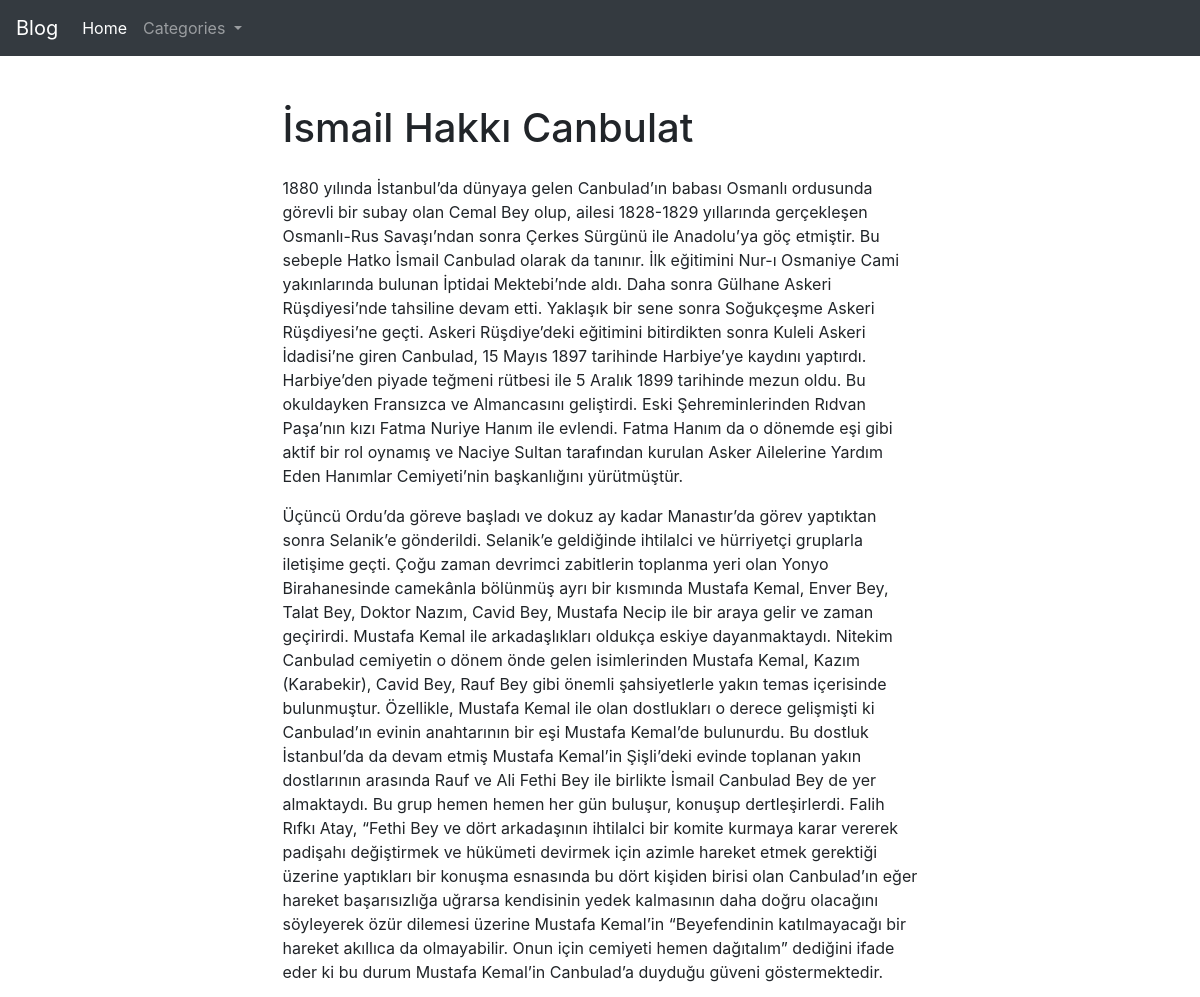
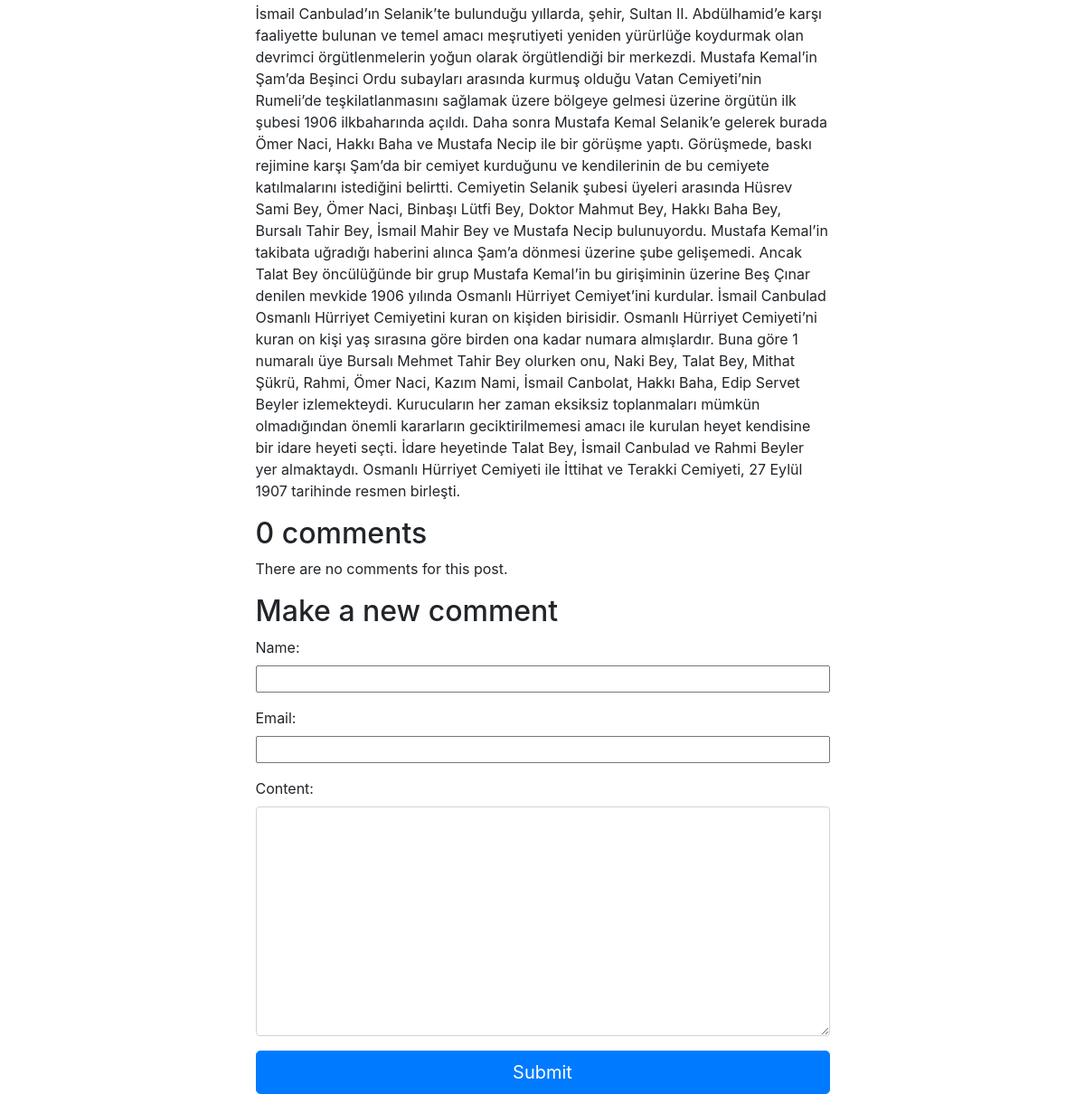
/ismail-hakki-canbulat/, run on the app's committed database (2 pictures, top to bottom).
### blog/models.py (models this page shows, shortened)
class Post (models.Model):
      class NewManager(models.Manager):
            def get_queryset(self):
                  return super().get_queryset() .filter(status='published')
      options = (
      ('draft', 'Draft'),
      ('published', 'Published'),
      )
      title  = models.CharField(max_length=250) # title of every posts
      category = models.ForeignKey(Category,on_delete = models.PROTECT, default = 1)
      excerpt = models.TextField(null = True)   # excerpts
      image = models.ImageField(upload_to=user_directory_path, default='posts/default.jpg ') #identify image model
      slug = models.SlugField(max_length=250,unique_for_date= 'publish')
      publish = models.DateTimeField(default=timezone.now)  # draft and publish model to manage posts visibility
      author = models.ForeignKey(User, on_delete=models.CASCADE,related_name= 'blog_posts')
      content = models.TextField()
      status = models.CharField(max_length=10,choices=options,default='draft') # statu özellikleri yukarda belirtildi
      objects = models.Manager()
      newmanager = NewManager()
      class Meta:
            ordering = ('-publish',)

### blog/views.py (the view)
# urls.py: path('<slug:post>/', views.post_single, name='post_single'),
def post_single(request, post):
    post = get_object_or_404(Post, slug=post, status='published')
    comments = post.comments.filter(status=True)
    user_comment = None
    if request.method == 'POST':
        comment_form = NewCommentForm(request.POST)
        if comment_form.is_valid():
            user_comment = comment_form.save(commit=False)
            user_comment.post = post
            user_comment.save()
            return HttpResponseRedirect('/' + post.slug)
    else:
        comment_form = NewCommentForm()
    return render(request, 'single.html',
                  {'post': post, 'comments': user_comment, 'comments': comments, 'comment_form': comment_form})

### blog/forms.py
class NewCommentForm(forms.ModelForm):
    class Meta:
        model = Comment
        fields = ('name', 'email','content')
        widgets = {
            "name": forms.TextInput(attrs={"class": "col-sm-12"}),
            "email": forms.TextInput(attrs={"class": "col-sm-12"}),
            "content":forms.Textarea(attrs={"class": "form-control"}),
        }

### blog/views.py (called while the page is built)
def category_list(request):
    category_list = Category.objects.exclude(name='default')
    context = {
        "category_list": category_list,
    }
    return context

### blog/templates/single.html (shortened to what this page needs)
{% extends "base.html" %}
{% block content %}
      <div class="container">
        <div class="row justify-content-md-center pt-5">
          <div class="col-7"><h1>{{post.title}}</h1></div>
          <div class="col-7"><p>{{post.content|safe}}</p></div>
          <div class="col-md-7">
              {% with comments.count as total_comments %}
              <h2>
              {{ total_comments }} comment{{ total_comments|pluralize }}
              </h2>
              {% endwith %}
              {% for comment in comments %}
                Comment {{ forloop.counter }} by {{ comment.name }}
                on {{ comment.publish }}
                {{ comment.content|linebreaks }}
              {% empty %}
                <p>There are no comments for this post.</p>
              {% endfor %}
                <h2>Make a new comment</h2>
              <form id="myForm" method="post">
              {{ comment_form.as_p }}
              <button type="submit" class="btn btn-primary btn-lg btn-block">Submit</button>
              </form>
          </div>
        </div>
      </div>
{% endblock %}

### data on the page
Post: title "İsmail Hakkı Canbulat", content "1880 yılında İstanbul’da dünyaya gelen Canbulad’ın babası Osmanlı ordusunda görevli bir subay olan Cemal Bey olup, ailesi 1828-1829 yıllarında gerçekleşen Osmanlı-Rus Savaşı’ndan sonra Çerkes Sürgünü ile Anadolu’ya göç etmiştir. Bu sebeple Hatko İsmail Canbulad olarak da tanınır. İlk eğitimini Nur-ı Osmaniye Cami yakınlarında bulunan İptidai Mektebi’nde aldı. Daha sonra Gülhane Askeri Rüşdiyesi’nde tahsiline devam etti. Yaklaşık bir sene sonra Soğukçeşme Askeri Rüşdiyesi’ne geçti. Askeri Rüşdiye’deki eğitimini bitirdikten sonra Kuleli Askeri İdadisi’ne giren Canbulad, 15 Mayıs 1897 tarihinde Harbiye’ye kaydını yaptırdı. Harbiye’den piyade teğmeni rütbesi ile 5 Aralık 1899 tarihinde mezun…"

### other printed values
{{ total_comments }} "0"
